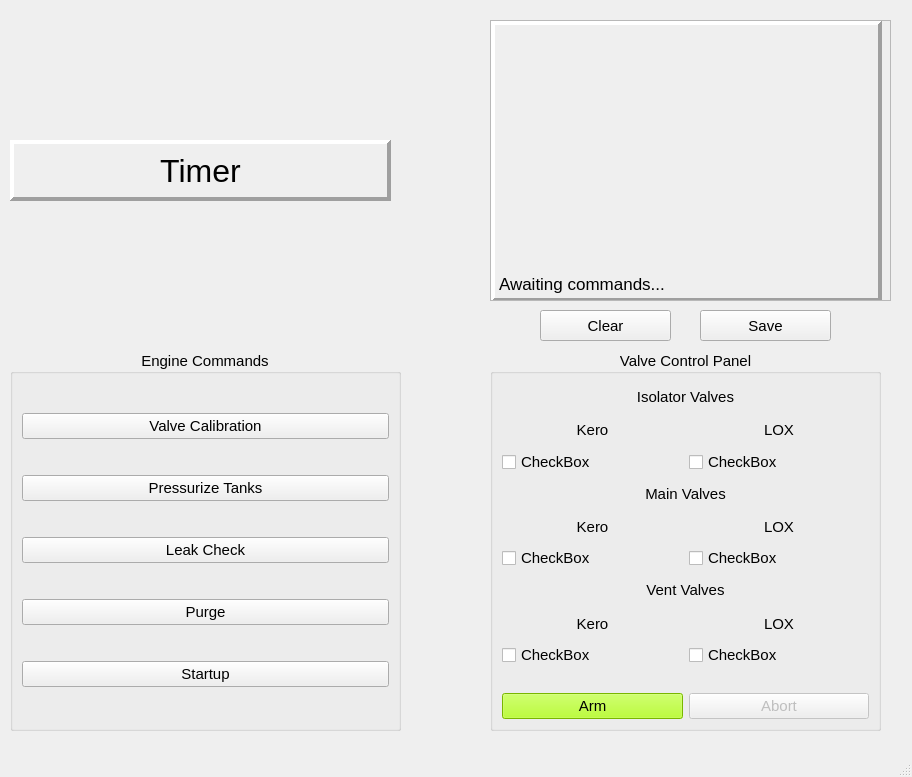
<?xml version="1.0" encoding="UTF-8"?>
<ui version="4.0">
 <class>MainWindow</class>
 <widget class="QMainWindow" name="MainWindow">
  <property name="enabled">
   <bool>true</bool>
  </property>
  <property name="geometry">
   <rect>
    <x>0</x>
    <y>0</y>
    <width>912</width>
    <height>777</height>
   </rect>
  </property>
  <property name="windowTitle">
   <string>MainWindow</string>
  </property>
  <widget class="QWidget" name="centralwidget">
   <widget class="QGroupBox" name="valveBox">
    <property name="geometry">
     <rect>
      <x>490</x>
      <y>350</y>
      <width>391</width>
      <height>381</height>
     </rect>
    </property>
    <property name="font">
     <font>
      <pointsize>11</pointsize>
     </font>
    </property>
    <property name="styleSheet">
     <string notr="true"/>
    </property>
    <property name="title">
     <string>Valve Control Panel</string>
    </property>
    <property name="alignment">
     <set>Qt::AlignCenter</set>
    </property>
    <layout class="QVBoxLayout" name="verticalLayout_2">
     <item>
      <widget class="QLabel" name="isoValLabel">
       <property name="sizePolicy">
        <sizepolicy hsizetype="Preferred" vsizetype="Preferred">
         <horstretch>0</horstretch>
         <verstretch>0</verstretch>
        </sizepolicy>
       </property>
       <property name="font">
        <font>
         <pointsize>11</pointsize>
        </font>
       </property>
       <property name="text">
        <string>Isolator Valves</string>
       </property>
       <property name="alignment">
        <set>Qt::AlignCenter</set>
       </property>
      </widget>
     </item>
     <item>
      <layout class="QHBoxLayout" name="isoValLabels">
       <item>
        <widget class="QLabel" name="isoVal1Label">
         <property name="text">
          <string>Kero</string>
         </property>
         <property name="alignment">
          <set>Qt::AlignCenter</set>
         </property>
        </widget>
       </item>
       <item>
        <widget class="QLabel" name="isoVal2Label">
         <property name="text">
          <string>LOX</string>
         </property>
         <property name="alignment">
          <set>Qt::AlignCenter</set>
         </property>
        </widget>
       </item>
      </layout>
     </item>
     <item>
      <layout class="QHBoxLayout" name="isoRow">
       <item>
        <widget class="AnimatedToggle" name="isoTog1">
         <property name="sizePolicy">
          <sizepolicy hsizetype="Preferred" vsizetype="Preferred">
           <horstretch>0</horstretch>
           <verstretch>0</verstretch>
          </sizepolicy>
         </property>
         <property name="font">
          <font>
           <pointsize>11</pointsize>
          </font>
         </property>
         <property name="text">
          <string>CheckBox</string>
         </property>
        </widget>
       </item>
       <item>
        <widget class="AnimatedToggle" name="isoTog2">
         <property name="font">
          <font>
           <pointsize>11</pointsize>
          </font>
         </property>
         <property name="text">
          <string>CheckBox</string>
         </property>
        </widget>
       </item>
      </layout>
     </item>
     <item>
      <widget class="QLabel" name="mainValLabel">
       <property name="sizePolicy">
        <sizepolicy hsizetype="Preferred" vsizetype="Preferred">
         <horstretch>0</horstretch>
         <verstretch>0</verstretch>
        </sizepolicy>
       </property>
       <property name="font">
        <font>
         <pointsize>11</pointsize>
        </font>
       </property>
       <property name="text">
        <string>Main Valves</string>
       </property>
       <property name="alignment">
        <set>Qt::AlignCenter</set>
       </property>
      </widget>
     </item>
     <item>
      <layout class="QHBoxLayout" name="mainValLabels">
       <item>
        <widget class="QLabel" name="mainVal1Label">
         <property name="text">
          <string>Kero</string>
         </property>
         <property name="alignment">
          <set>Qt::AlignCenter</set>
         </property>
        </widget>
       </item>
       <item>
        <widget class="QLabel" name="mainVal2Label">
         <property name="text">
          <string>LOX</string>
         </property>
         <property name="alignment">
          <set>Qt::AlignCenter</set>
         </property>
        </widget>
       </item>
      </layout>
     </item>
     <item>
      <layout class="QHBoxLayout" name="mainRow">
       <item>
        <widget class="AnimatedToggle" name="mainTog1">
         <property name="font">
          <font>
           <pointsize>11</pointsize>
          </font>
         </property>
         <property name="text">
          <string>CheckBox</string>
         </property>
        </widget>
       </item>
       <item>
        <widget class="AnimatedToggle" name="mainTog2">
         <property name="font">
          <font>
           <pointsize>11</pointsize>
          </font>
         </property>
         <property name="text">
          <string>CheckBox</string>
         </property>
        </widget>
       </item>
      </layout>
     </item>
     <item>
      <widget class="QLabel" name="ventValLabel">
       <property name="font">
        <font>
         <pointsize>11</pointsize>
        </font>
       </property>
       <property name="text">
        <string>Vent Valves</string>
       </property>
       <property name="alignment">
        <set>Qt::AlignCenter</set>
       </property>
      </widget>
     </item>
     <item>
      <layout class="QHBoxLayout" name="ventValLabels">
       <item>
        <widget class="QLabel" name="ventValLabel1">
         <property name="text">
          <string>Kero</string>
         </property>
         <property name="alignment">
          <set>Qt::AlignCenter</set>
         </property>
        </widget>
       </item>
       <item>
        <widget class="QLabel" name="ventValLabel2">
         <property name="text">
          <string>LOX</string>
         </property>
         <property name="alignment">
          <set>Qt::AlignCenter</set>
         </property>
        </widget>
       </item>
      </layout>
     </item>
     <item>
      <layout class="QHBoxLayout" name="ventRow">
       <item>
        <widget class="AnimatedToggle" name="ventTog1">
         <property name="font">
          <font>
           <pointsize>11</pointsize>
          </font>
         </property>
         <property name="text">
          <string>CheckBox</string>
         </property>
        </widget>
       </item>
       <item>
        <widget class="AnimatedToggle" name="ventTog2">
         <property name="font">
          <font>
           <pointsize>11</pointsize>
          </font>
         </property>
         <property name="text">
          <string>CheckBox</string>
         </property>
        </widget>
       </item>
      </layout>
     </item>
     <item>
      <spacer name="horizontalSpacer_2">
       <property name="orientation">
        <enum>Qt::Horizontal</enum>
       </property>
       <property name="sizeHint" stdset="0">
        <size>
         <width>40</width>
         <height>20</height>
        </size>
       </property>
      </spacer>
     </item>
     <item>
      <layout class="QHBoxLayout" name="rsoRow">
       <item>
        <widget class="QPushButton" name="armButton">
         <property name="font">
          <font>
           <pointsize>11</pointsize>
          </font>
         </property>
         <property name="styleSheet">
          <string notr="true">QPushButton#armButton {background-color: rgb(170, 255, 0);}
QPushButton#armButton:checked {background-color: rgb(209, 21, 7); }</string>
         </property>
         <property name="text">
          <string>Arm</string>
         </property>
         <property name="checkable">
          <bool>true</bool>
         </property>
         <property name="checked">
          <bool>false</bool>
         </property>
        </widget>
       </item>
       <item>
        <widget class="QPushButton" name="abortButton">
         <property name="enabled">
          <bool>false</bool>
         </property>
         <property name="font">
          <font>
           <pointsize>11</pointsize>
          </font>
         </property>
         <property name="styleSheet">
          <string notr="true">QPushButton#abortButton:enabled {background-color: rgb(170, 255, 0);}
QPushButton#abortButton:checked {background-color: rgb(209, 21, 7); }</string>
         </property>
         <property name="text">
          <string>Abort</string>
         </property>
         <property name="checkable">
          <bool>true</bool>
         </property>
         <property name="checked">
          <bool>false</bool>
         </property>
         <property name="flat">
          <bool>false</bool>
         </property>
        </widget>
       </item>
      </layout>
     </item>
    </layout>
   </widget>
   <widget class="QGroupBox" name="commandBox">
    <property name="geometry">
     <rect>
      <x>10</x>
      <y>350</y>
      <width>391</width>
      <height>381</height>
     </rect>
    </property>
    <property name="font">
     <font>
      <pointsize>11</pointsize>
     </font>
    </property>
    <property name="title">
     <string>Engine Commands</string>
    </property>
    <property name="alignment">
     <set>Qt::AlignCenter</set>
    </property>
    <property name="flat">
     <bool>false</bool>
    </property>
    <layout class="QVBoxLayout" name="verticalLayout">
     <item>
      <widget class="QPushButton" name="calibButton">
       <property name="font">
        <font>
         <pointsize>11</pointsize>
        </font>
       </property>
       <property name="text">
        <string>Valve Calibration</string>
       </property>
      </widget>
     </item>
     <item>
      <widget class="QPushButton" name="pressButton">
       <property name="font">
        <font>
         <pointsize>11</pointsize>
        </font>
       </property>
       <property name="text">
        <string>Pressurize Tanks</string>
       </property>
      </widget>
     </item>
     <item>
      <widget class="QPushButton" name="leakButton">
       <property name="font">
        <font>
         <pointsize>11</pointsize>
        </font>
       </property>
       <property name="text">
        <string>Leak Check</string>
       </property>
      </widget>
     </item>
     <item>
      <widget class="QPushButton" name="purgeButton">
       <property name="text">
        <string>Purge</string>
       </property>
      </widget>
     </item>
     <item>
      <widget class="QPushButton" name="startupButton">
       <property name="text">
        <string>Startup</string>
       </property>
      </widget>
     </item>
    </layout>
   </widget>
   <widget class="QLabel" name="timer">
    <property name="geometry">
     <rect>
      <x>10</x>
      <y>140</y>
      <width>381</width>
      <height>61</height>
     </rect>
    </property>
    <property name="font">
     <font>
      <pointsize>24</pointsize>
     </font>
    </property>
    <property name="frameShape">
     <enum>QFrame::Panel</enum>
    </property>
    <property name="frameShadow">
     <enum>QFrame::Raised</enum>
    </property>
    <property name="lineWidth">
     <number>4</number>
    </property>
    <property name="text">
     <string>Timer</string>
    </property>
    <property name="alignment">
     <set>Qt::AlignCenter</set>
    </property>
   </widget>
   <widget class="QPushButton" name="commandClear">
    <property name="geometry">
     <rect>
      <x>540</x>
      <y>310</y>
      <width>131</width>
      <height>31</height>
     </rect>
    </property>
    <property name="font">
     <font>
      <pointsize>11</pointsize>
     </font>
    </property>
    <property name="text">
     <string>Clear</string>
    </property>
   </widget>
   <widget class="QPushButton" name="commandSave">
    <property name="geometry">
     <rect>
      <x>700</x>
      <y>310</y>
      <width>131</width>
      <height>31</height>
     </rect>
    </property>
    <property name="font">
     <font>
      <pointsize>11</pointsize>
     </font>
    </property>
    <property name="text">
     <string>Save</string>
    </property>
   </widget>
   <widget class="QScrollArea" name="scrollArea">
    <property name="geometry">
     <rect>
      <x>490</x>
      <y>20</y>
      <width>401</width>
      <height>281</height>
     </rect>
    </property>
    <property name="widgetResizable">
     <bool>true</bool>
    </property>
    <widget class="QWidget" name="scrollAreaWidgetContents">
     <property name="geometry">
      <rect>
       <x>0</x>
       <y>0</y>
       <width>399</width>
       <height>279</height>
      </rect>
     </property>
     <widget class="QLabel" name="log">
      <property name="geometry">
       <rect>
        <x>0</x>
        <y>0</y>
        <width>391</width>
        <height>281</height>
       </rect>
      </property>
      <property name="font">
       <font>
        <pointsize>13</pointsize>
       </font>
      </property>
      <property name="frameShape">
       <enum>QFrame::Panel</enum>
      </property>
      <property name="frameShadow">
       <enum>QFrame::Raised</enum>
      </property>
      <property name="lineWidth">
       <number>4</number>
      </property>
      <property name="text">
       <string>Awaiting commands...</string>
      </property>
      <property name="alignment">
       <set>Qt::AlignBottom|Qt::AlignLeading|Qt::AlignLeft</set>
      </property>
     </widget>
    </widget>
   </widget>
  </widget>
  <widget class="QMenuBar" name="menubar">
   <property name="geometry">
    <rect>
     <x>0</x>
     <y>0</y>
     <width>912</width>
     <height>20</height>
    </rect>
   </property>
  </widget>
  <widget class="QStatusBar" name="statusbar"/>
 </widget>
 <customwidgets>
  <customwidget>
   <class>AnimatedToggle</class>
   <extends>QCheckBox</extends>
   <header>qtwidgets</header>
  </customwidget>
 </customwidgets>
 <resources/>
 <connections/>
</ui>
